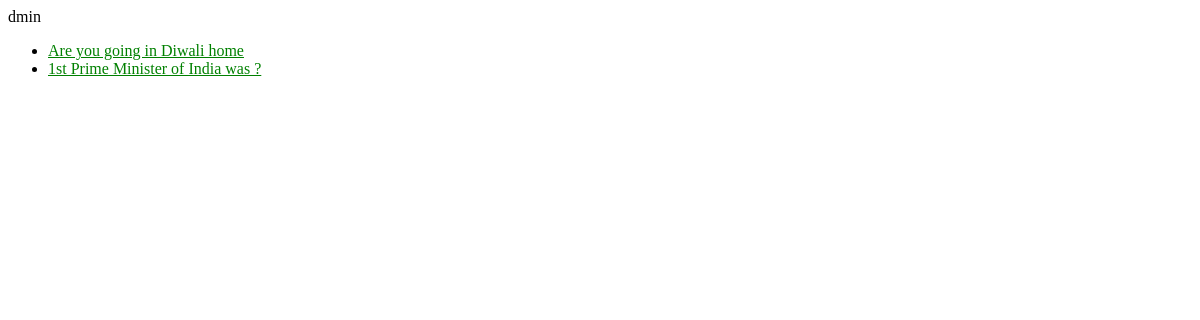
The page /polls/ on the database as committed earlier.
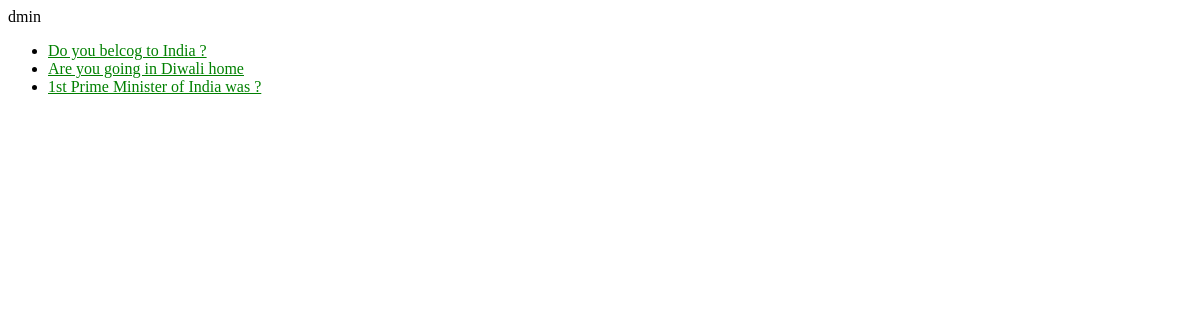
The same page on the database as committed later.
### polls/models.py (models this page shows, shortened)
class Question(models.Model):
    question_text = models.CharField(max_length=200)
    pub_date = models.DateTimeField('date published')

### polls/views.py (the view)
# urls.py: path('', views.IndexView.as_view(), name='index'),
class IndexView(generic.ListView):
    template_name = 'polls/index.html'
    context_object_name = 'latest_question_list'
    def get_queryset(self):
        return Question.objects.order_by('-pub_date')[:5]

### polls/templates/polls/index.html
{% load static %}
<link rel="stylesheet" href="{% static 'polls/style.css' %}">dmin
{% if latest_question_list %}
    <ul>
    {% for question in latest_question_list %}
        <li><a href="/polls/{{ question.id }}/">{{ question.question_text }}</a></li>
    {% endfor %}
    </ul>
{% else %}
    <p>No polls are available.</p>
{% endif %}

### polls/templates/polls/style.css (style rules this page uses)
li a { color: green; }

Rows that differ between the two databases and show on the page:
added Question: question_text "Do you belcog to India ?"
